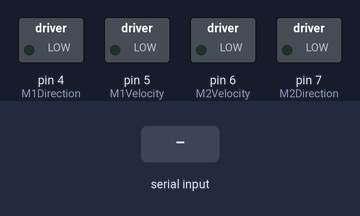
The sketch below on a simulated Arduino Uno, built with avr-gcc and run on an emulated ATmega328P. On the bench: switched loads named in the sketch (green lamp = pin HIGH). The inputs (shaded band) are chosen by the test bench. What the sketch prints to the serial monitor is not drawn.

Above: at 1.2 s.
1.3 s: "w" received over the second serial link
At 2.4 s:
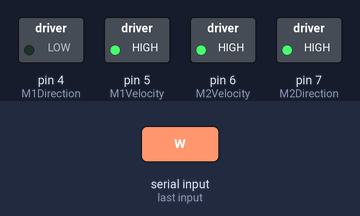
2.8 s: "s" received over the second serial link
At 3.3 s:
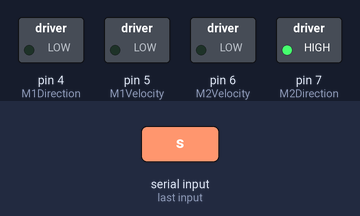
4.3 s: "b" received over the second serial link
At 4.6 s:
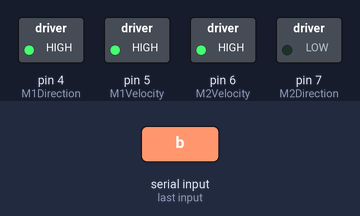
5.8 s: "l" received over the second serial link
At 7.0 s:
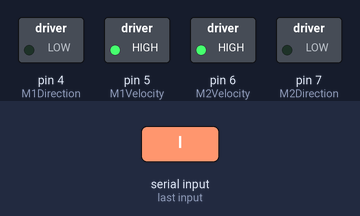
7.3 s: "r" received over the second serial link
At 8.2 s:
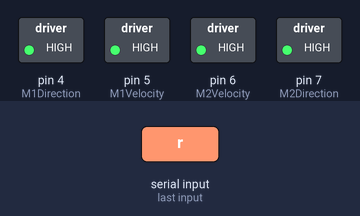
8.8 s: "2" received over the second serial link
At 9.3 s:
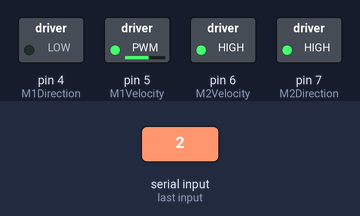
Timing chart, 0 to 11.3 s (numbered marks = the images above; inputs shaded):
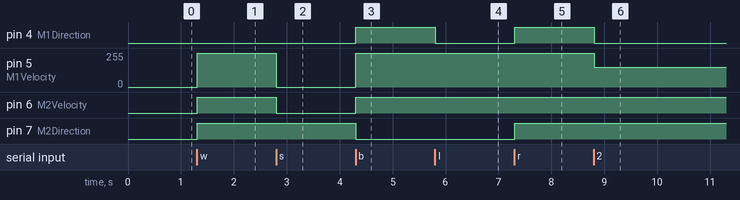

The sketch:

robot.ino
```cpp
#include <SoftwareSerial.h>

SoftwareSerial mySerial(10, 11);

int M1Velocity = 5;
int M1Direction = 4;
int M2Velocity = 6;
int M2Direction = 7;

// M1 = right, M2 = left
short stopTime = 100;
void baseMove(bool l_State, bool r_State, short lv, short rv){
  digitalWrite(M1Direction, r_State);
  analogWrite(M1Velocity, rv);
  digitalWrite(M2Direction, l_State);
  analogWrite(M2Velocity, lv);
}

void stop(int st){
  analogWrite(M1Velocity, 0);
  analogWrite(M2Velocity, 0);
  delay(st);
}

void back(int velocity){ baseMove(LOW, HIGH, velocity, velocity); }
void right(int lv, int rv){ baseMove(HIGH, HIGH, lv, rv); }
void left(int lv, int rv){ baseMove(LOW, LOW, lv, rv); }
void ford(int velocity){ baseMove(HIGH, LOW, velocity, velocity); }
void b_left(int bv, int sub){ baseMove(LOW, HIGH, bv-sub, bv); } // bv ==> base velocity
void f_left(int bv, int sub){ baseMove(HIGH, LOW, bv-sub, bv); } // bv ==> base velocity
void f_right(int bv, int sub){ baseMove(HIGH, LOW, bv, bv-sub); } // bv ==> base velocity
void b_right(int bv, int sub){ baseMove(LOW, HIGH, bv, bv-sub); } // bv ==> base velocity

void setup() {
  pinMode(M1Direction, OUTPUT);
  pinMode(M1Velocity, OUTPUT);
  pinMode(M2Direction, OUTPUT);
  pinMode(M2Velocity, OUTPUT);

  Serial.begin(9600);
  mySerial.begin(9600);
}

void loop() {
  Serial.print("ss : ");
  if(mySerial.available()){
    char ss = mySerial.read();
    Serial.print(ss);
    if(ss == 's') stop(100);
    else if(ss == 'w') ford(255);
    else if(ss == 'b') back(255);
    else if(ss == 'l') left(255, 255);
    else if(ss == 'r') right(255, 255);
    else if(ss == '2') f_right(255, 105);
    else if(ss == '4') b_right(255, 105);
    else if(ss == '6') b_left(255, 105);
    else if(ss == '8') f_left(255, 105);
  }
  Serial.println();
}
```

Measured:
- after the input at 1.3 s, pin 5 (M1Velocity): 0/255 → 255/255 at once; pin 6 (M2Velocity), pin 7 (M2Direction): LOW → HIGH at once
- after the input at 2.8 s, pin 5 (M1Velocity): 255/255 → 0/255 at once; pin 6 (M2Velocity): HIGH → LOW at once
- after the input at 4.3 s, pin 4 (M1Direction), pin 6 (M2Velocity): LOW → HIGH at once; pin 5 (M1Velocity): 0/255 → 255/255 at once; pin 7 (M2Direction): HIGH → LOW at once
- after the input at 5.8 s, pin 4 (M1Direction): HIGH → LOW at once
- after the input at 7.3 s, pin 4 (M1Direction), pin 7 (M2Direction): LOW → HIGH at once
- after the input at 8.8 s, pin 4 (M1Direction): HIGH → LOW at once; pin 5 (M1Velocity): 255/255 → 150/255 at once
